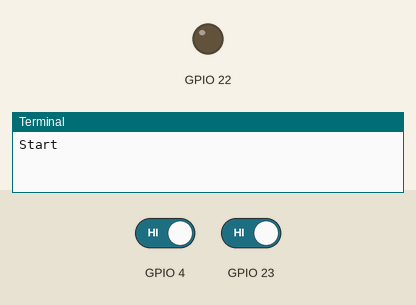
The program below on a simulated Raspberry Pi (BCM pin numbers). On the bench: output pins drawn as LEDs (lit = HIGH), the last lines printed to the terminal. The inputs (shaded band) are chosen by the test bench; at power-on: GPIO 4 HIGH, GPIO 23 HIGH.

Above: at 5.0 s.
5.1 s: GPIO 4 driven LOW
At 6.3 s:
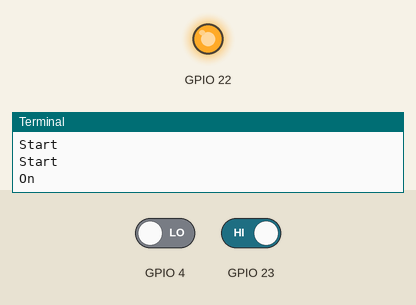
6.6 s: GPIO 23 driven LOW
At 7.6 s:
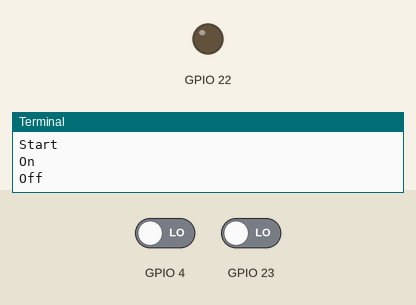
Timing chart, 0 to 9.6 s (numbered marks = the images above; inputs shaded):
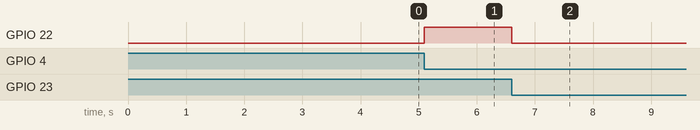

The program:

5.29.py
```python
import RPi.GPIO as IoPort
import time

IoPort.setmode(IoPort.BCM)
IoPort.setup(22, IoPort.OUT)

IoPort.setup(4, IoPort.IN)
IoPort.setup(23, IoPort.IN)


def On(x):
    print("On")
    if(IoPort.input(x)==False):
        IoPort.output(22, True)


def Off(x):
    print("Off")
    if(IoPort.input(x)==False):
        IoPort.output(22, False)


IoPort.add_event_detect(4,IoPort.FALLING,callback=On,bouncetime=200)
IoPort.add_event_detect(23,IoPort.FALLING,callback=Off,bouncetime=200)
i=0
while(i<500):
    print("Start")
    time.sleep(5)
    i=i+1
```

Measured:
- after the input at 5.1 s, GPIO 22: LOW → HIGH at once
- after the input at 6.6 s, GPIO 22: HIGH → LOW at once
